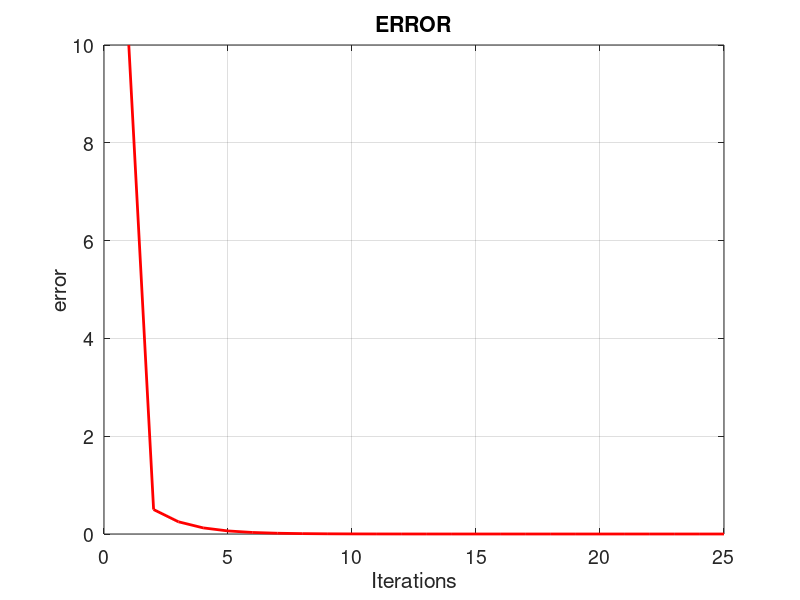

Source code (MATLAB):
xl = 0;
xu = 1;
i=1;
e(i)=10;
while(e(i)>0.0000001)
    
    xr=(xl+xu)/2
    
   g_xl=(xl-(2^-xl));
  
   g_xr=(xr-(2^-xr));
   
   g_xu=(xu-(2^-xu));
    
   if(g_xl*g_xr < 0)
       xu=xr;
       e(i+1) = abs (xr-xl);
   end
   
   if(g_xu*g_xr < 0)
       xl=xr;
       e(i+1)= abs (xu-xr);
   end
   
   i=i+1;
   
   if(g_xu*g_xr == 0)
       xr=xr;
   end
   
end

tam = size(e);
ite = 1:1:tam(2);
figure('DefaultAxesFontSize',14)
plot (ite,e,'color',[1 0 0],'LineWidth',2);
set(gcf,'color','white');
grid on
xlabel('Iterations')
ylabel('error')
title 'ERROR'

